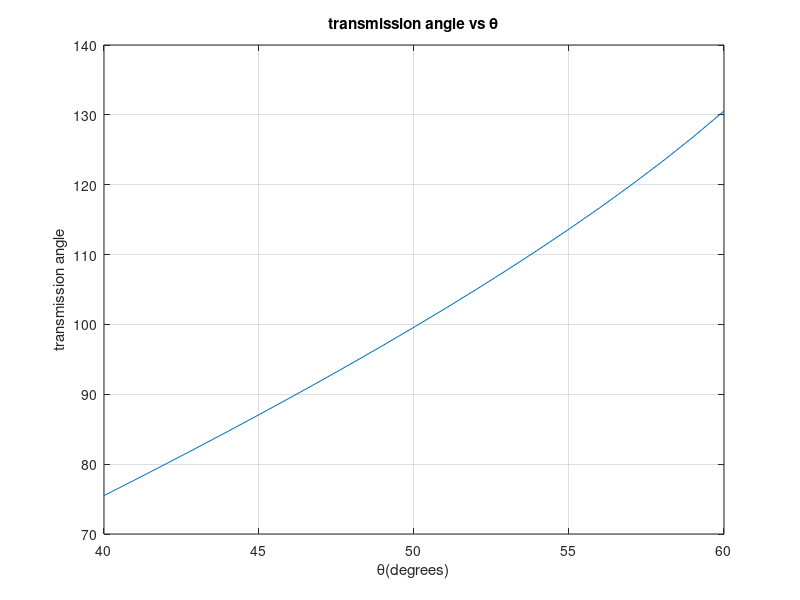

This chart was generated by the following MATLAB code:
clc;
theta_2 = [40 ,45, 50, 55, 60];
theta4 = [70, 76, 83, 91, 100];
ci = cosd(theta_2);
co = cosd(theta4);
diff = cosd(theta_2 - theta4);
ci2 = cosd(theta_2).^2;
co2 = cosd(theta4).^2;
e1 = [sum(co2), -sum(ci.*co), sum(co);
      sum(co.*ci), -sum(ci2), sum(ci);
      sum(co), -sum(ci), length(theta_2)];
e2 = [sum(co.*diff); sum(ci.*diff); sum(diff)];
ratios = linsolve(e1,e2);
%disp(ratios)

K1 = ratios(1);
K2 = ratios(2);
K3 = ratios(3);

fprintf('K1 = %.15g\n',K1);
fprintf('K2 = %.15g\n',K2);
fprintf('K3 = %.15g\n',K3);

fixed = 180;

crank_length = fixed /K1;
follower_length = fixed / K2;
coupler_length = sqrt((crank_length*crank_length)+(follower_length*follower_length)+(fixed*fixed)-(K3*2*crank_length*follower_length));

fprintf('crank_length = %.15g\n',crank_length);
fprintf('follower_length = %.15g\n',follower_length);
fprintf('coupler_length = %.15g\n',coupler_length);

%transmission angles
theta_i = 40:1:60;
transmission_angle = acosd(((coupler_length^2)+(follower_length^2)-(crank_length^2)-(fixed^2)+(2*crank_length*fixed*cosd(theta_i)))/(2*coupler_length*follower_length));
disp('TABLE OF ANGULAR INPUT AND TRANSMISSION ANGLES')
disp('   input    transmission   ')
disp([theta_i',transmission_angle'])
figure(1)
plot(theta_i,transmission_angle),xlabel('\theta(degrees)'),ylabel('transmission angle'),title('transmission angle vs \theta'),grid on
